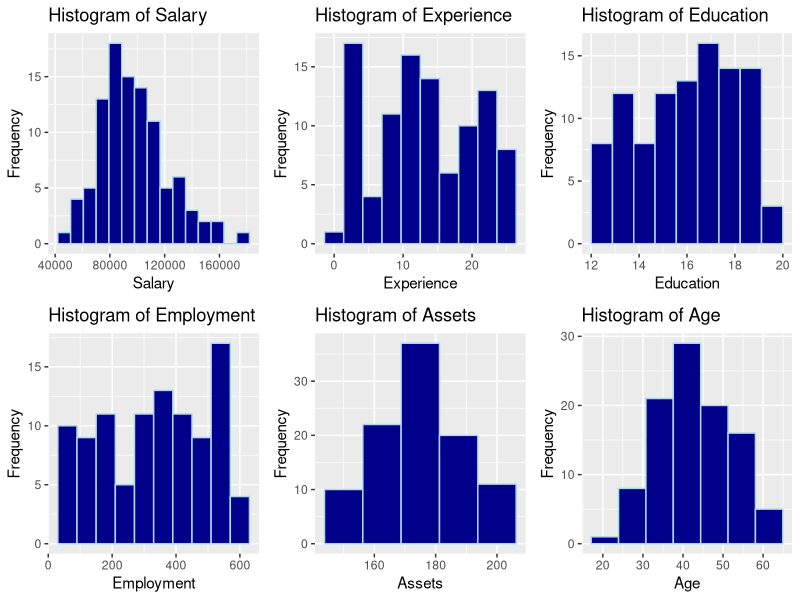

The R source for this figure:
setwd("~/Desktop/My_Applications/Guide to Statistical Modeling using R")

# Installing required libraries

library(ggplot2) # Visualization package - built according to Edward Tufte's guidelines
library(gridExtra) # Required to attach plots together

# Loading data
dat <- read.csv('./data/EXECSAL.csv', header = TRUE)

# Getting an overview of the data

dim(dat) # Size: Rows, Columns
str(dat) # column names, variable types
head(dat) # View first 6 rows of the data
tail(dat) # View the last 6 rows of the data

# Examining the distribution of the quantitative variables

hist1 <- ggplot(dat, aes(SALARY)) + 
        geom_histogram(bins = 15, fill = "darkblue", col = "lightblue") + 
        ggtitle("Histogram of Salary") +
        labs(x = "Salary", y = "Frequency")

hist2 <- ggplot(dat, aes(EXP)) + 
        geom_histogram(bins = 10, fill = "darkblue", col = "lightblue") + 
        ggtitle("Histogram of Experience") +
        labs(x = "Experience", y = "Frequency")

hist3 <- ggplot(dat, aes(EDU)) + 
        geom_histogram(bins = 10, fill = "darkblue", col = "lightblue") + 
        ggtitle("Histogram of Education") +
        labs(x = "Education", y = "Frequency")

hist4 <- ggplot(dat, aes(EMPLOY)) + 
        geom_histogram(bins = 10, fill = "darkblue", col = "lightblue") + 
        ggtitle("Histogram of Employment") +
        labs(x = "Employment", y = "Frequency")

hist5 <- ggplot(dat, aes(ASSETS)) + 
        geom_histogram(bins = 5, fill = "darkblue", col = "lightblue") + 
        ggtitle("Histogram of Assets") +
        labs(x = "Assets", y = "Frequency")

hist6 <- ggplot(dat, aes(AGE)) + 
        geom_histogram(bins = 7, fill = "darkblue", col = "lightblue") + 
        ggtitle("Histogram of Age") +
        labs(x = "Age", y = "Frequency")

grid.arrange(hist1, hist2, hist3, hist4, hist5, hist6, ncol = 3)

# Experience, Education and Employment variable transformation

